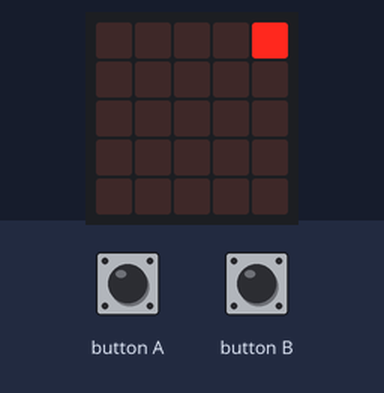
The program below on a simulated BBC micro:bit (MakeCode). On the bench: the board's 5×5 LED display. The inputs (shaded band) are chosen by the test bench.

Above: at 1.6 s.
1.7 s: button B pressed for 0.15 s
At 3.5 s:
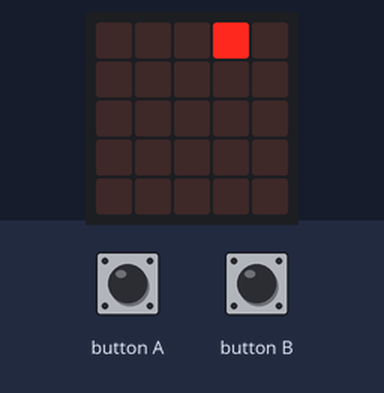
4.8 s: button A pressed for 0.15 s
At 5.9 s:
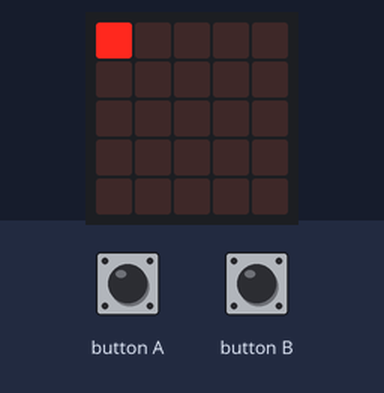
Timing chart, 0 to 7.8 s (numbered marks = the images above; inputs shaded):
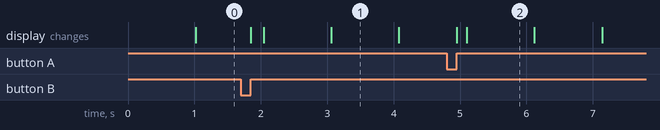

Measured:
- what the display in image 1 shows lasts 1.0 s, from 3.1 s to 4.1 s

The program:

main.ts
```typescript
input.onButtonPressed(Button.A, function () {
    led.unplot(x, 0)
    x = Math.min(4, x + -1)
    led.plot(x, 0)
})
input.onButtonPressed(Button.B, function () {
    led.unplot(x, 0)
    x = Math.max(0, x + 1)
    led.plot(x, 0)
})
let x = 0
x = 2
led.plot(x, 0)
let dir = 1
basic.forever(function () {
    led.unplot(x, 0)
    x += dir
    led.plot(x, 0)
    basic.pause(1000)
    if (x >= 4) {
        dir = -1
    } else if (x <= 0) {
        dir = 1
    }
})
```

test.ts
```typescript
// les tests vont ici ; cela ne sera pas compilé si ce paquet est utilisé en tant qu'extension.
```
